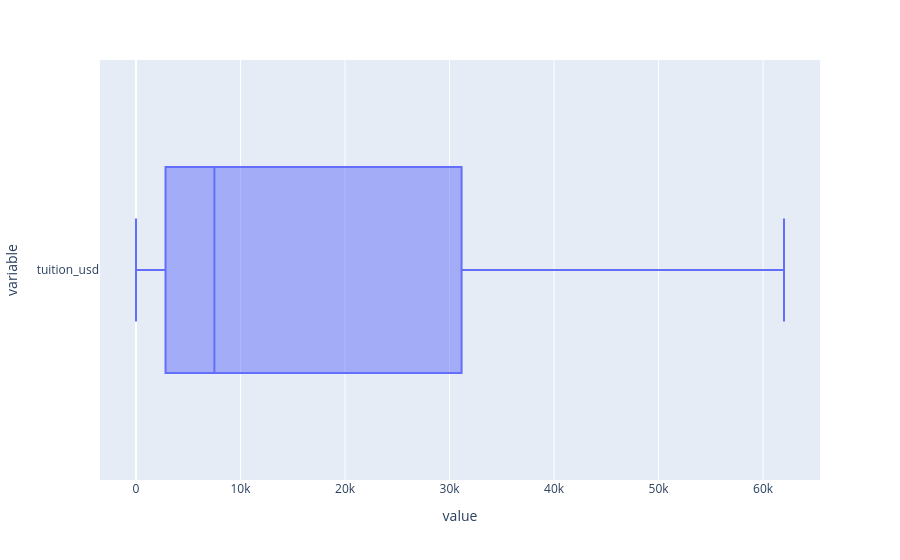

The code cell stored with this chart in its notebook:
### Code cell
px.box(df.tuition_usd,orientation="h")

### Figure 1 — Plotly figure (JSON) as saved in the notebook; plotly's stock layout.template omitted (floating-point values rounded to 4 significant figures; data arrays with more than 128 entries replaced by an {"elided": "..."} marker saying what was removed)
{"data": [{"alignmentgroup": "True", "hovertemplate": "value=%{x}<br>variable=%{y}<extra></extra>", "legendgroup": "", "marker": {"color": "#636efa"}, "name": "", "notched": false, "offsetgroup": "", "orientation": "h", "showlegend": false, "type": "box", "x": {"elided": "907 int values"}, "x0": " ", "xaxis": "x", "y": {"elided": "907 str values"}, "y0": " ", "yaxis": "y"}], "layout": {"boxmode": "group", "legend": {"tracegroupgap": 0}, "margin": {"t": 60}, "xaxis": {"anchor": "y", "domain": [0, 1], "title": {"text": "value"}}, "yaxis": {"anchor": "x", "domain": [0, 1], "title": {"text": "variable"}}}}
